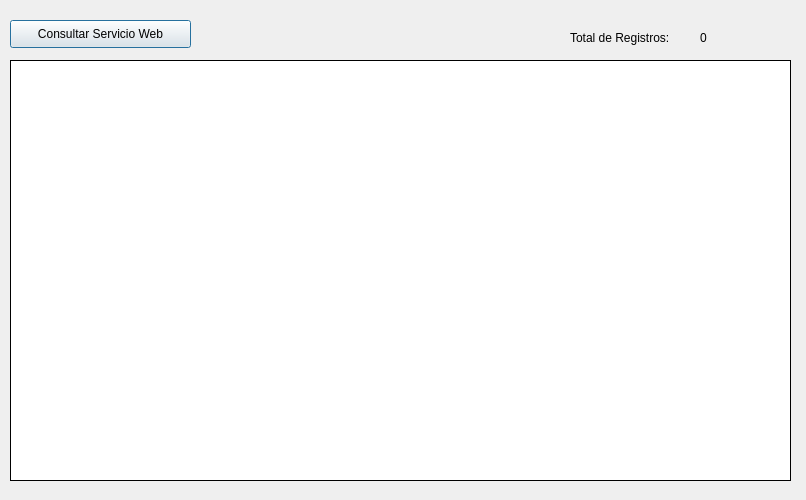
<?xml version="1.0" encoding="UTF-8"?>
<ui version="4.0">
 <class>dlgDemo67</class>
 <widget class="QDialog" name="dlgDemo67">
  <property name="geometry">
   <rect>
    <x>0</x>
    <y>0</y>
    <width>806</width>
    <height>500</height>
   </rect>
  </property>
  <property name="windowTitle">
   <string>Consulta de Servicio Web usando QThread</string>
  </property>
  <widget class="QPushButton" name="btnConsultarServicioWeb">
   <property name="geometry">
    <rect>
     <x>10</x>
     <y>20</y>
     <width>181</width>
     <height>28</height>
    </rect>
   </property>
   <property name="text">
    <string>Consultar Servicio Web</string>
   </property>
  </widget>
  <widget class="QTableView" name="tblProducto">
   <property name="geometry">
    <rect>
     <x>10</x>
     <y>60</y>
     <width>781</width>
     <height>421</height>
    </rect>
   </property>
  </widget>
  <widget class="QLabel" name="lblRegistros">
   <property name="geometry">
    <rect>
     <x>570</x>
     <y>30</y>
     <width>121</width>
     <height>16</height>
    </rect>
   </property>
   <property name="text">
    <string>Total de Registros:</string>
   </property>
  </widget>
  <widget class="QLabel" name="lblTotal">
   <property name="geometry">
    <rect>
     <x>700</x>
     <y>30</y>
     <width>55</width>
     <height>16</height>
    </rect>
   </property>
   <property name="text">
    <string>0</string>
   </property>
  </widget>
  <widget class="QLabel" name="lblProgreso">
   <property name="geometry">
    <rect>
     <x>10</x>
     <y>60</y>
     <width>781</width>
     <height>421</height>
    </rect>
   </property>
   <property name="frameShape">
    <enum>QFrame::Panel</enum>
   </property>
   <property name="text">
    <string/>
   </property>
  </widget>
 </widget>
 <resources/>
 <connections/>
</ui>
